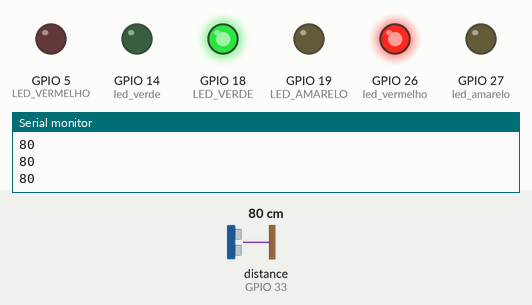
Recording of a sketch running on a simulated ESP32. On the bench: output pins drawn as LEDs (lit = HIGH), the last lines printed to the serial monitor. The inputs (shaded band) are chosen by the test bench; at power-on: distance to the obstacle (sensor on GPIO 33) 80 cm. The echo pulse lasts 58.3 µs per cm.

Above: at 1.2 s.
1.3 s: distance to the obstacle (sensor on GPIO 33) set to 17 cm
2.8 s: distance to the obstacle (sensor on GPIO 33) set to 14 cm
At 3.3 s:
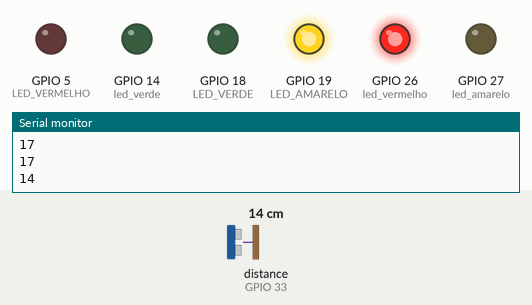
At 6.7 s:
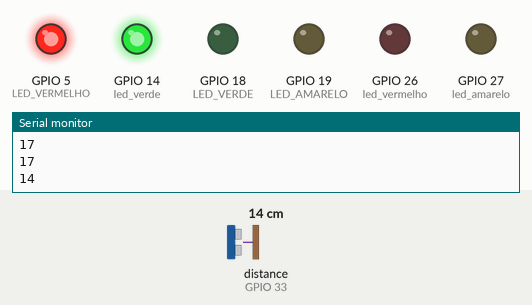
Timing chart, 0 to 16.3 s (numbered marks = the images above; inputs shaded):
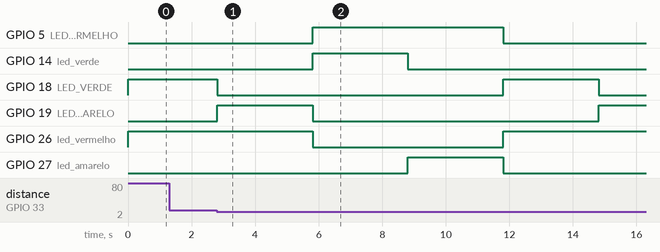

Measured:
- the behaviour switches between 16 and 15 cm on distance to the obstacle (sensor on GPIO 33) (found by bisection; images 0 and 1)
- after the input at 2.8 s, GPIO 5 (LED_VERMELHO): LOW → HIGH after 3.0 s, → LOW 6.0 s later; GPIO 14 (led_verde): LOW → HIGH after 3.0 s, → LOW 3.0 s later

The sketch:

semaforo.ino
```cpp
#include <Ultrasonic.h>
//LARA(esquerdo - 1 - sempre ligado)
#define LED_VERMELHO 5
#define LED_AMARELO 19
#define LED_VERDE 18

//CLARA(direito - 2 - liga com o sensor)
#define led_vermelho 26
#define led_amarelo 27
#define led_verde 14
//
#define ECHO 33
#define TRIG 32

Ultrasonic ultrasonic(TRIG,ECHO);

void setup() {
Serial.begin(9600);
// pinMode(TRIG, OUTPUT);
// pinMode(ECHO, INPUT);
pinMode(LED_AMARELO,OUTPUT);
pinMode(LED_VERMELHO, OUTPUT);
pinMode(LED_VERDE, OUTPUT);
pinMode(led_vermelho, OUTPUT);
pinMode(led_amarelo, OUTPUT);
pinMode(led_verde, OUTPUT);

}

void loop() {

  int distancia = ultrasonic.read();
  Serial.println(distancia);

  if (distancia >15) {
   digitalWrite(LED_VERDE, HIGH);
   digitalWrite(LED_VERMELHO, LOW);
   digitalWrite(LED_AMARELO,LOW);

   digitalWrite(led_vermelho, HIGH);
   digitalWrite(led_amarelo, LOW);
   digitalWrite(led_verde, LOW);

    delay(10);
  }

  if (distancia <= 15) {
    digitalWrite(LED_AMARELO,HIGH);
    digitalWrite(LED_VERMELHO, LOW);
    digitalWrite(LED_VERDE, LOW);

   digitalWrite(led_vermelho, HIGH);
   digitalWrite(led_amarelo, LOW);
   digitalWrite(led_verde, LOW);

    delay(3000);

    digitalWrite (LED_VERMELHO, HIGH);
    digitalWrite(LED_AMARELO, LOW);
    digitalWrite(LED_VERDE, LOW);

   digitalWrite(led_vermelho, LOW);
   digitalWrite(led_amarelo, LOW);
   digitalWrite(led_verde, HIGH);

    delay(3000);

    digitalWrite(LED_AMARELO,LOW);
    digitalWrite(LED_VERMELHO, HIGH);
    digitalWrite(LED_VERDE, LOW);

   digitalWrite(led_vermelho, LOW);
   digitalWrite(led_amarelo, HIGH);
   digitalWrite(led_verde, LOW);

    delay(3000);

    digitalWrite(LED_AMARELO,LOW);
    digitalWrite(LED_VERMELHO, LOW);
    digitalWrite(LED_VERDE, HIGH);

   digitalWrite(led_vermelho, HIGH);
   digitalWrite(led_amarelo, LOW);
   digitalWrite(led_verde, LOW);

    delay(3000);
}

}
```
